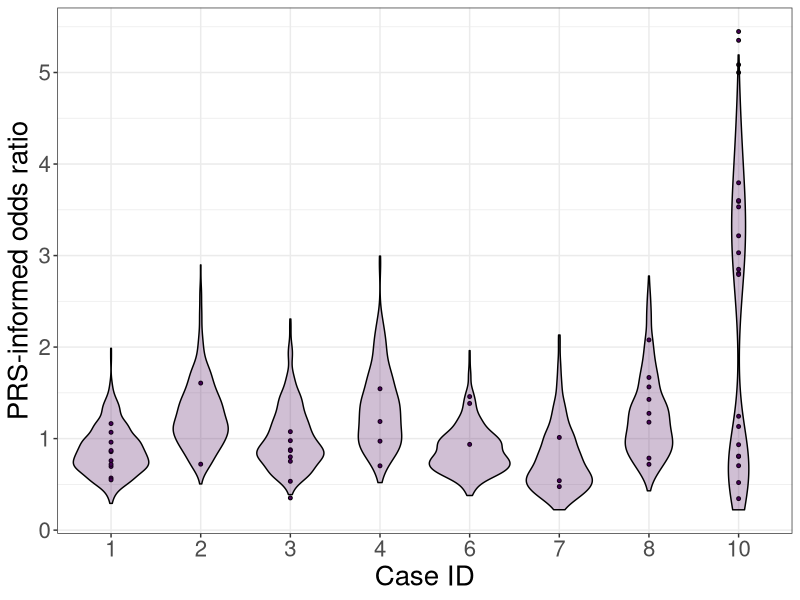

The R source for this figure:
library(ggplot2)

#Read data into a table
oddsratios<-read.table("./data/retro.or.breastcancer.txt", header=T)
sims<-read.table("./data/retro.breastcancer_ors_sims.txt", header=T)

#Choose file to save figure
png("./figures/fig2b.png", width=700, height=400)

#Generate dot plot for each family

ggplot(data=oddsratios,aes(x=as.factor(caseid),y=oddsratio,fill=as.factor(phenotype)),show.legend=FALSE) + geom_point(data=oddsratios,aes(x=as.factor(caseid),y=oddsratio,fill=as.factor(phenotype)), shape = 21,size=1, color="black",alpha=1,show.legend=FALSE) + theme(panel.border = element_rect(colour = "black", fill=NA, size=0.1),strip.background = element_blank())+geom_violin(data=sims,aes(x=as.factor(caseid),y=oddsratio,fill=as.factor(phenotype)),alpha=0.25, position = position_dodge(width = .75),size=.5,color="black",show.legend=FALSE)+scale_fill_viridis_d( option = "D")+theme_bw()+ylab("PRS-informed odds ratio") + xlab("Case ID") + theme(text = element_text(size = 20))

dev.off()
